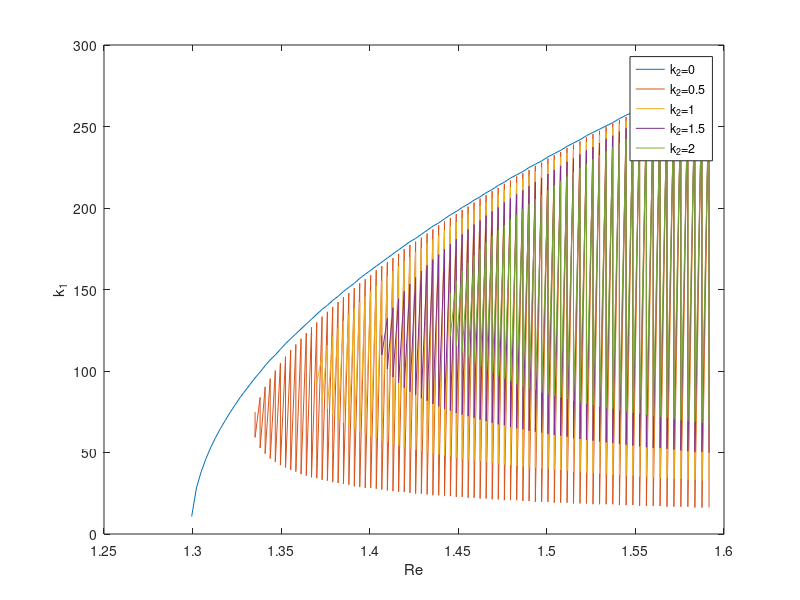

Recreate this plot in MATLAB.
clc
clear
figure()
NUM=100;
NU=linspace(40e-6,50e-6,NUM);

NUMKB=5;
KB=linspace(0,2,NUMKB);

for kb=1:NUMKB
    pd=[]; % pd and z are used to find zero points under dif conditions
    z=1;
    for m=1:NUM
        %nu=50e-6;%kinematic viscosity \nu=\mu/\rho
        nu=NU(m);
        g=9.8;
        sc=deg2rad(30);
        rint=2.5e-3;
        q0=3e-5/(2*pi);
        aint=30*rint;

        hs=((3*nu*q0/(g*sin(sc)))*(1/aint))^(1/3);
        us=(1/3)*(g*sin(sc)/nu)*(hs)^2;
        Ys=3*nu/(hs)^2;
        h2=aint*cos(sc);

        D=us;
        E=hs;
        F=cos(sc);
        G=g;
        H=1/h2;
        P=0;
        Q=6*nu/(hs)^3;

        %Y=-Ys;
        N1=2000;
        
        A=linspace(0,1000,N1);
        B=KB(kb) ;
        %x1=[];
        for j=1:N1
                Y=-Ys.*(1+(hs.^2).*((A(j))^2+(H^2)*(B)^2));
                SQRT=sqrt(Y^2-4*E*F*G*(B)^2*H^2-4i*D*E*Q*A(j)-4*E*F*G*(A(j))^2);
                %x1(j)=Y/2-real(SQRT)/2;
                x2(j)=Y/2+real(SQRT)/2;
        end
        %x1=Y/2-real(SQRT)/2;
        %x2=Y/2+real(SQRT)/2;

        % plot for IM\omega - k
        %strB{m}=[num2str(nu)];

        %plot(A,x2)
        %legend(strB)
        %hold on

        % find zero point under dif \mu


        for n= 1:N1-1

            %if x2(n)==0
                %pd(1,z)=(A(n)+A(n+1))/2;
                %pd(2,z)=nu;
                %z=z+1;
            %elseif x2(n)*x2(n+1)<0
            if x2(n)*x2(n+1)<0
                  pd(1,z)=(A(n)+A(n+1))/2;
                  pd(2,z)=nu;
                  z=z+1;
            end
        end
        
    end

    % plot for phase diagram of k - nu
    plot((hs*us)./pd(2,:),pd(1,:))
    
    strB{kb}=['k_2=',num2str(B)];
    legend(strB)
    
    xlabel('Re')
    ylabel('k_1')
    
    hold on
end





